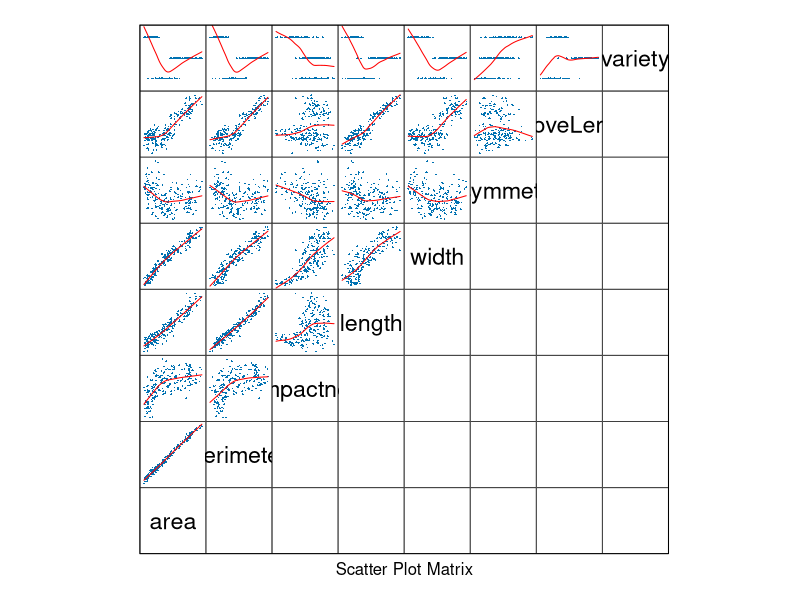
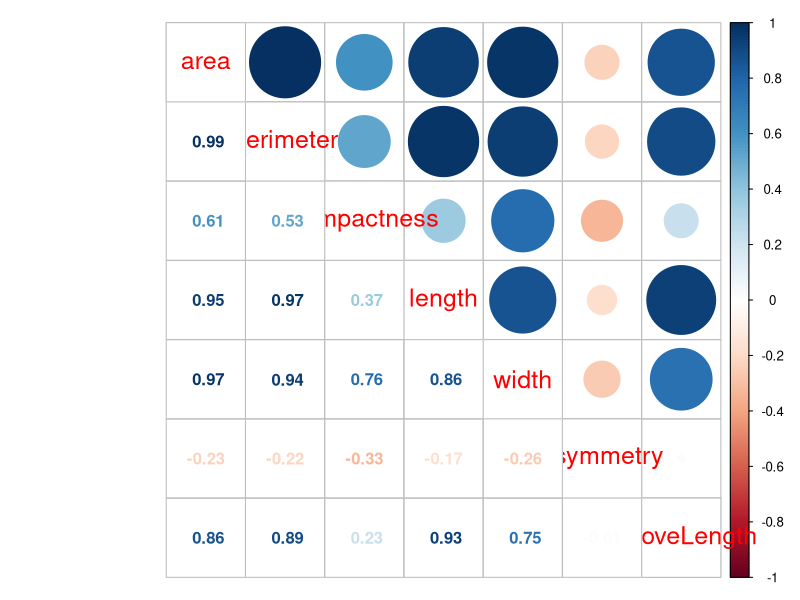
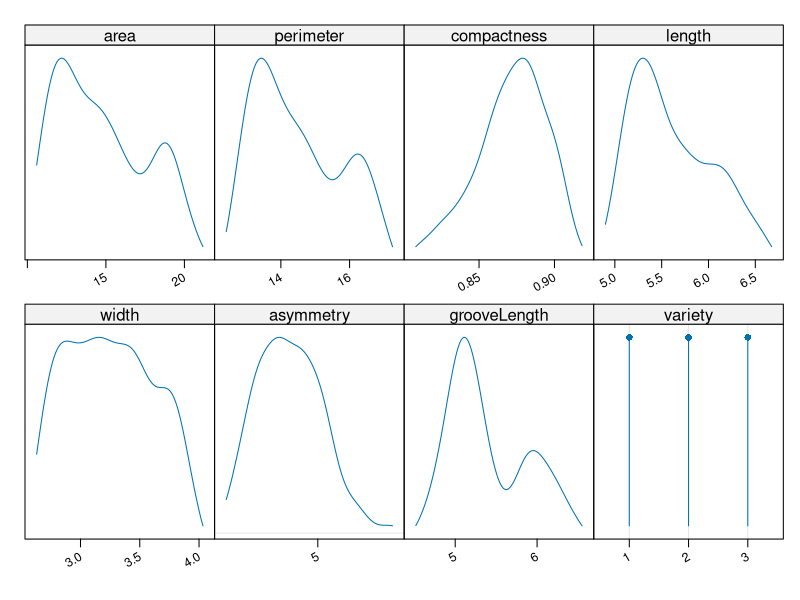

Write R code to recreate these figures, in order.
## ---- chunk 1
library(knitr)
library(lattice)
library(MASS)
library(e1071)
library(corrplot)
library(latticeExtra)
library(nnet)
## ---- chunk 2
df <- read.table('data/seeds.txt')
names(df) <- c("area", "perimeter", "compactness", "length", "width", "asymmetry", "grooveLength", "variety")
df$variety <- as.factor(df$variety)
summary(df)
## ---- chunk 3
splom(~df, data=df,
      upper.panel=function(x, y, ...) { panel.xyplot(x, y, ...); panel.loess(x, y, ..., col='red') },
      lower.panel=function(x, y, ...) { },
      pscale=0, varname.cex=1.4, par.settings=simpleTheme(pch=17, cex=0.2))
## ---- chunk 4
corrplot.mixed(cor(subset(df, select=-variety)), tl.cex=1.5)
## ---- chunk 5
marginal.plot(df)
## ---- chunk 6
train.idx <- sample(nrow(df), size = nrow(df) * 0.6666)
df.train <- df[train.idx, ]
df.test <- df[-train.idx, ]
## ---- chunk 7
check.testTrain.lda <- function(f) {
  m.predicted <- predict(lda(f, data = df.train), df.test)
  print(table(m.predicted$class, df.test$variety))
  mean(m.predicted$class != df.test$variety)
}

check.lda = function(f) {
  print(lda(f, df))
  t <- tune(lda, f, data = df, predict.func = function(...) predict(...)$class)
  print(check.testTrain.lda(f))
  t
}

check.lda(variety ~ .)
## ---- chunk 8
model <- variety ~ length + grooveLength
check.lda(model)
## ---- chunk 9
check.testTrain.nb = function(f) {
  m.predicted <- predict(naiveBayes(f, data = df.train), df.test)
  print(table(m.predicted, df.test$variety))
  mean(m.predicted != df.test$variety)
}

check.nb = function(f) {
  print(naiveBayes(f, df))
  t <- tune(naiveBayes, f, data = df)
  print(check.testTrain.nb(f))
  t
}

check.nb(as.factor(variety) ~ .)
## ---- chunk 10
model <- as.factor(variety) ~ length + grooveLength
check.nb(model)
## ---- chunk 11
model <- as.factor(variety) ~ area + grooveLength
check.nb(model)
## ---- chunk 12
check.testTrain.mr = function(f) {
  m.predicted <- predict(multinom(f, df.train, maxit = 2000, trace=FALSE), df.test)
  print(table(m.predicted, df.test$variety))
  mean(m.predicted != df.test$variety)
}

check.mr = function(f) {
  (mr <- multinom(f, df, maxit = 2000, trace=FALSE))
  t <- tune(multinom, f, data = df, maxit=2000, trace=FALSE)
  print(check.testTrain.mr(f))
  t
}

check.mr(as.factor(variety) ~ .)
## ---- chunk 13
model <- as.factor(variety) ~ length + grooveLength
check.mr(model)
## ---- chunk 14
model <- as.factor(variety) ~ area + grooveLength
check.mr(model)
